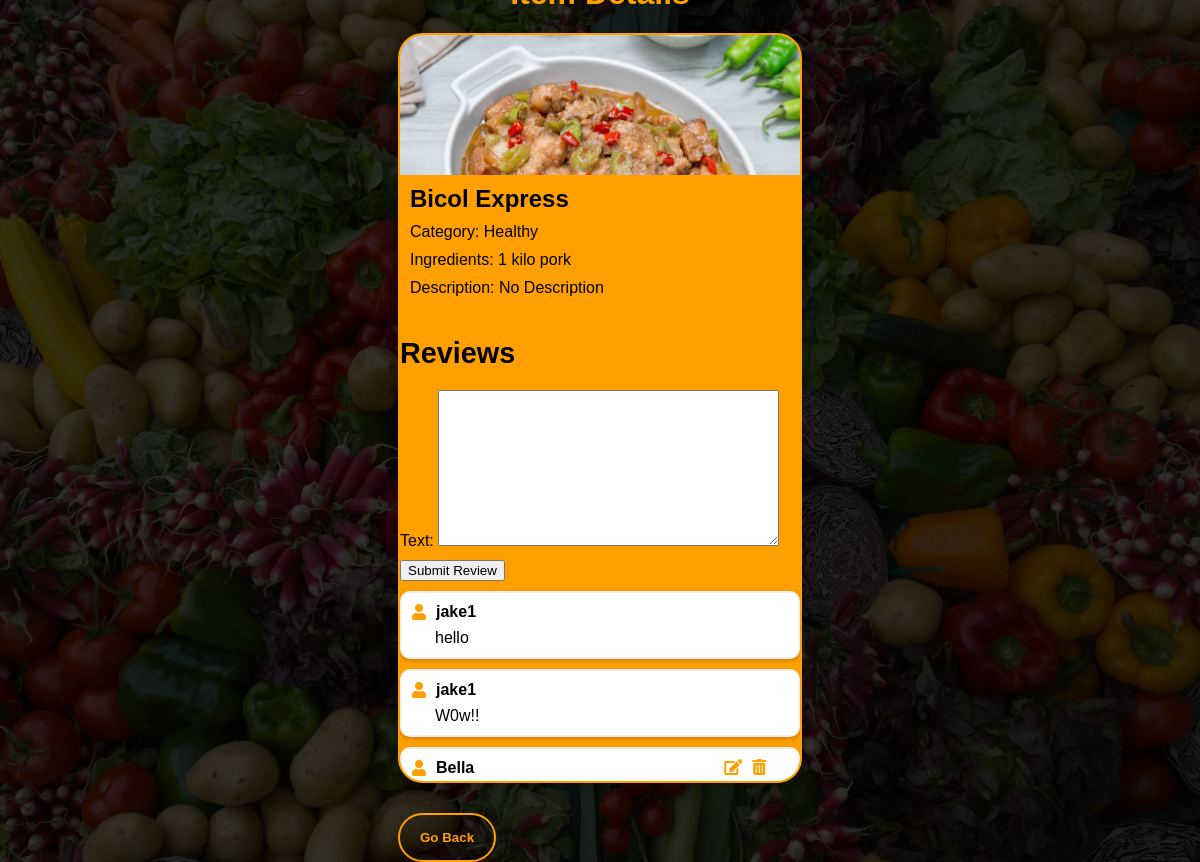
/item/12/ (signed in), run on the app's committed database.
### members/models.py (models this page shows, shortened)
class FoodItem(models.Model):
    name = models.CharField(max_length=255)
    ingredients = models.TextField()
    category = models.CharField(max_length=255, default="Uncategorized")  # Add a default value
    image = models.ImageField(upload_to='img/', default='', blank=False, null=False)
    description = models.TextField(default="No Description")  # Add a description field

class Review(models.Model):
    user = models.ForeignKey(User, on_delete=models.CASCADE)
    food_item = models.ForeignKey(FoodItem, on_delete=models.CASCADE)
    text = models.TextField()
    created_at = models.DateTimeField(auto_now_add=True)

### members/views.py (the view, shortened to what this page needs)
# urls.py: path('item/<int:item_id>/', views.item_page, name='item_page'),
@login_required(login_url='SignInPage')
def item_page(request, item_id):
    item = get_object_or_404(FoodItem, pk=item_id)
    reviews = Review.objects.filter(food_item=item)
    context = {
        'item': item,
        'form': ReviewForm(),  # Create an instance of the ReviewForm
        'reviews': reviews,
    }
    return render(request, 'itemPage.html', context)

### members/forms.py
class ReviewForm(forms.ModelForm):
    class Meta:
        model = Review
        fields = ['text']

### members/templates/ItemPage.html (shortened to what this page needs)
{% load static %}
<!DOCTYPE html>
<html lang="en">
<head>
    <link rel="stylesheet" type="text/css" href="{% static 'itemPage.css' %}">
    <link rel="stylesheet" href="https://cdnjs.cloudflare.com/ajax/libs/font-awesome/5.15.3/css/all.min.css">
</head>
<body>
    <div class="content">
        <h1>Item Details</h1>
        <div class="card">
            <div class="card-image">
                {% if item.image %}
                    <img src="{{ item.image.url }}" alt="{{ item.name }}">
                {% else %}
                    <p>No image available</p>
                {% endif %}
            </div>
            <div class="card-details">
                <h2>{{ item.name }}</h2>
                <p>Category: {{ item.category }}</p>
                <p>Ingredients: {{ item.ingredients }}</p>
                <p>Description: {{ item.description }}</p>
            </div>
            <div class="reviews">
                <h3>Reviews</h3>
                <form method="post">
                    {{ form.as_p }}
                    <button type="submit">Submit Review</button>
                </form>
                {% if reviews %}
                {% block review_list %}
                <div class="review-list">
                    {% for review in reviews %}
                    <div class="review">
                        <div class="review-header">
                            <i class="fas fa-user"></i>
                            <span>{{ review.user.username }}</span>
                            {% if request.user == review.user %}
                                <a href="{% url 'edit_review' item_id=item.id review_id=review.id %}"><i class="fas fa-edit"></i></a>
                                <a href="{% url 'delete_review' review_id=review.id %}"><i class="fas fa-trash-alt"></i></a>
                            {% endif %}
                        </div>
                        <div class="review-text">
                            {{ review.text }}
                        </div>
                    </div>
                    {% endfor %}
                </div>
                {% endblock %}
                {% else %}
                <p>No reviews yet.</p>
                {% endif %}
            </div>
        </div>
        <div class="buttons">
            <a href="{% url 'FoodPage' %}"><button class="food-button">Go Back</button></a>
        </div>
    </div>
</body>
</html>

### members/static/itemPage.css (style rules this page uses)
html { background-image: linear-gradient(rgba(0, 0, 0, 0.8), rgba(0, 0, 0, 0.8)), url("img/food2.jpg"); background-size: cover; background-repeat: no-repeat; background-position: center; height: 100%; font-family: 'Biome', sans-serif; }
body { display: flex; flex-direction: column; justify-content: center; align-items: center; height: 100vh; overflow: auto; font-family: 'Biome', sans-serif; }
.card { width: 400px; height: auto; border: 2px solid #FF9F00; border-radius: 25px; margin: 10px; background-color: #FF9F00; box-shadow: 0 4px 8px 0 rgba(0, 0, 0, 0.2); overflow: hidden; }
.card-image { max-height: 140px; overflow: hidden; text-align: center; }
.card-image img { max-width: 100%; max-height: 100%; overflow: hidden; }
.card-details { padding: 10px; font-size: 16px; font-family: 'Biome', sans-serif; }
h1 { color: #FF9F00; text-align: center; }
h2 { font-size: 1.5rem; margin: 0; }
p { font-size: 1rem; margin: 10px 0; }
.buttons .display-button, .buttons .food-button { width: auto; padding: 15px 20px; border-radius: 25px; font-weight: bold; border: 2px solid #FF9F00; background: transparent; color: #fff; cursor: pointer; position: relative; overflow: hidden; color: #FF9F00; }
.buttons .display-button, .buttons .food-button { margin-left: 10px; margin-right: 10px; }
.buttons { margin-top: 30px; }
.reviews { margin-top: 20px; }
h3 { font-size: 1.8rem; margin: 20px 0; }
.review-list { list-style: none; padding: 0; }
.review { border: 2px solid #EFEFEF; padding: 10px; margin: 10px 0; border-radius: 10px; background-color: #FFF; box-shadow: 0 2px 4px rgba(0, 0, 0, 0.2); }
.review-header { display: flex; align-items: center; }
.review-header i { margin-right: 10px; color: #FF9F00; }
.review-text { font-size: 1rem; margin-left: 23px; padding-top: 8px; }
span { font-weight: bold; }
.review-list { max-height: 200px; overflow-y: scroll; }
.fa-edit:before { margin-left: 250px; }

### data on the page
FoodItem: image (picture), name "Bicol Express", category "Healthy", ingredients "1 kilo pork", description "No Description"
Review: user.username "jake1", text "hello"
Review: user.username "jake1", text "W0w!!"
Review: user.username "Bella"
